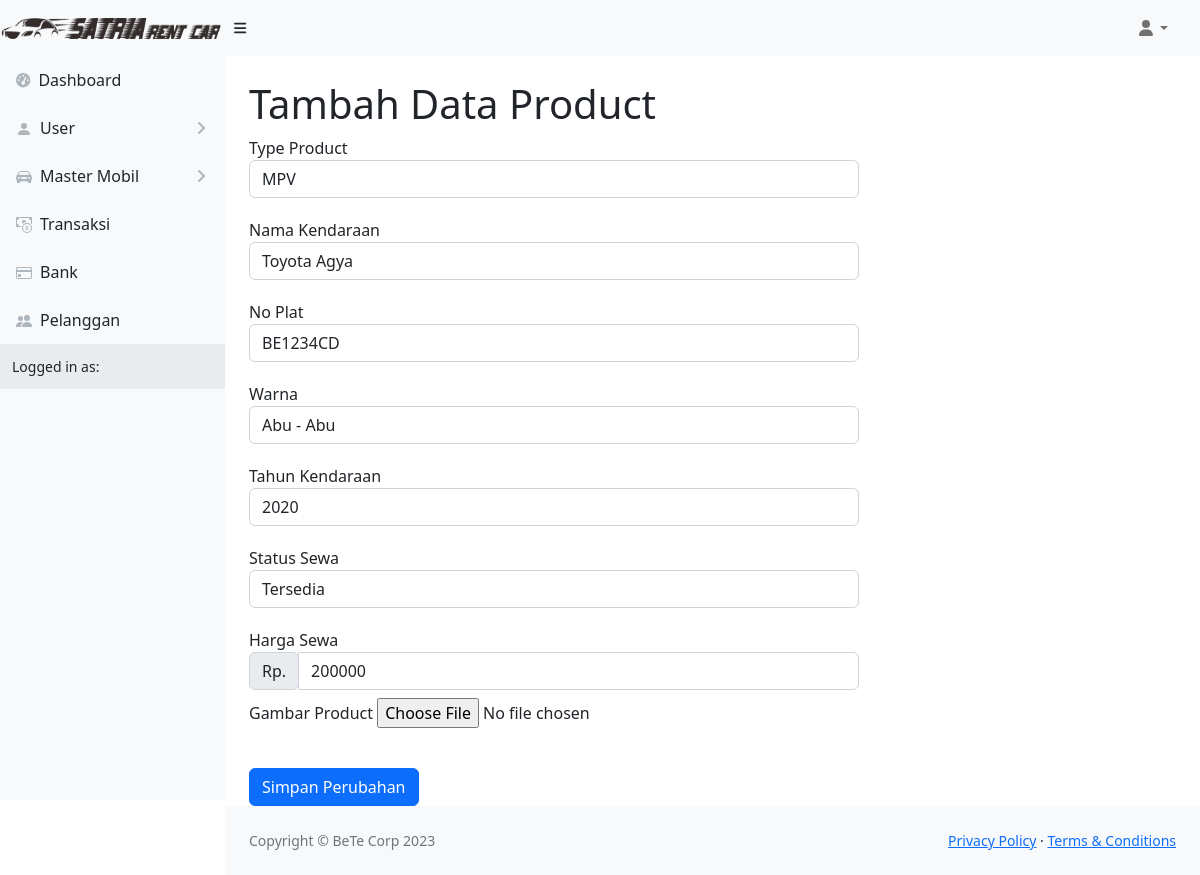
/rentalsatria/edit_mobil.php?id=1 (signed in), run on the app's committed database.
### tables this page shows
CREATE TABLE `tbl_mobil` (
  `id_mobil` int(11) NOT NULL,
  `id_type` int(11) NOT NULL,
  `nama_kendaraan` varchar(128) NOT NULL,
  `no_plat` varchar(20) NOT NULL,
  `warna` varchar(128) NOT NULL,
  `harga` int(11) NOT NULL,
  `gambar` varchar(50) NOT NULL,
  `tahun` int(4) NOT NULL,
  `status_sewa` int(10) NOT NULL
);

CREATE TABLE `tbl_type` (
  `id_type` int(11) NOT NULL,
  `jenis` varchar(50) NOT NULL,
  `kode_type` varchar(5) NOT NULL
);

### rentalsatria/edit_mobil.php (the view, shortened to what this page needs)
<?php
    include 'database/koneksi.php';
    $vid_type = '';
    $vnama_kendaraan = '';
    $vno_plat = '';
    $vwarna = '';
    $vtahun = '';
    $vstatus_sewa = '';
    $vharga = '';
    if(isset($_GET['id'])){
        $view = "SELECT * FROM tbl_mobil WHERE id_mobil = '$_GET[id]'";
        $tampil = mysqli_query($conn, $view);
		$data = mysqli_fetch_array($tampil);
        if($data){
            $vid_type = $data['id_type'];
            $vnama_kendaraan = $data['nama_kendaraan'];
            $vno_plat = $data['no_plat'];
            $vwarna = $data['warna'];
            $vtahun = $data['tahun'];
            $vstatus_sewa = $data['status_sewa'];
            $vharga = $data['harga'];
        } else {
            echo "<script>
					alert('Data tidak ditemukan!');
					document.location='data_mobil.php';
				</script>";
			exit;
        }
    }else {
		echo "<script>
				alert('ID tidak ditemukan!');
				document.location='data_mobil.php';
			</script>";
		exit;
	}
?>
<!DOCTYPE html>
<html lang="en">
<head>
    <link href="https://cdn.jsdelivr.net/npm/simple-datatables@7.1.2/dist/style.min.css" rel="stylesheet" />
    <link href="./css/styles.css" rel="stylesheet" />
</head>
<body class="sb-nav-fixed">
    <nav class="sb-topnav navbar navbar-expand navbar-light bg-light">
        <a class="navbar-brand" href="index.html"><img src="images/logo.png" alt="" style="width:225px;height:40px;"></a>
        <button class="btn btn-link btn-sm order-1 order-lg-0 me-4 me-lg-0" id="sidebarToggle" href="#!"><i
                class="fas fa-bars"></i></button>
        <ul class="navbar-nav ms-auto ms-md-0 me-3 me-lg-4">
            <li class="nav-item dropdown">
                <a class="nav-link dropdown-toggle" id="navbarDropdown" href="#" role="button" data-bs-toggle="dropdown"
                    aria-expanded="false"><i class="fas fa-user fa-fw"></i></a>
            </li>
        </ul>
    </nav>
    <div id="layoutSidenav">
        <div id="layoutSidenav_nav">
            <nav class="sb-sidenav accordion sb-sidenav-light" id="sidenavAccordion">
                <div class="sb-sidenav-menu">
                    <div class="nav">
                        <a class="nav-link" href="admin.php">
                            <div class="sb-nav-link-icon"><i class="fas fa-tachometer-alt"></i></div>
                            Dashboard
                        </a>
                        <a class="nav-link collapsed" href="#" data-bs-toggle="collapse"
                            data-bs-target="#collapseLayouts" aria-expanded="false" aria-controls="collapseLayouts">
                            <div class="sb-nav-link-icon"><svg xmlns="http://www.w3.org/2000/svg" width="16" height="16" fill="currentColor" class="bi bi-person-fill" viewBox="0 0 16 16">
                                <path d="M3 14s-1 0-1-1 1-4 6-4 6 3 6 4-1 1-1 1H3Zm5-6a3 3 0 1 0 0-6 3 3 0 0 0 0 6Z"/>
                            </svg></div>
                            User
                            <div class="sb-sidenav-collapse-arrow"><i class="fas fa-angle-down"></i></div>
                        </a>
                        <a class="nav-link collapsed" href="#" data-bs-toggle="collapse" data-bs-target="#collapsePages"
                            aria-expanded="false" aria-controls="collapsePages">
                            <div class="sb-nav-link-icon"></div>
                            Master Mobil
                            <div class="sb-sidenav-collapse-arrow"><i class="fas fa-angle-down"></i></div>
                        </a>
                        <a class="nav-link" href="transaksi.php">
                            <div class="sb-nav-link-icon"></div>
                            Transaksi
                        </a>
                        <a class="nav-link" href="bank.php">
                            <div class="sb-nav-link-icon"></div>
                            Bank
                        </a>
                        <a class="nav-link" href="pelanggan.php">
                            <div class="sb-nav-link-icon"></div>
                            Pelanggan
                        </a>
                </div>
                <div class="sb-sidenav-footer">
                    <div class="small">Logged in as:</div>
                </div>
            </nav>
        </div>
    <div id="layoutSidenav_content">
    <main>
    <div class="container-fluid px-4">
        <h1 class="mt-4">Tambah Data Product</h1>
        <section class="section dashboard">
            <div class="row">
                <div class="col-12 col-md-8">
                    <form enctype="multipart/form-data" method="POST" accept-charset="utf-8">
                    <div class="form-group">
                        <label for="exampleFormControlSelect1">Type Product</label>
                        <select class="form-control" name="id_type" required="">
                            <?php
                                $query_type = mysqli_query($conn, "SELECT * FROM tbl_type");
                                while ($data = mysqli_fetch_assoc($query_type)) {?>
                                    <option value="<?=$data['id_type']?>" <?=@$vid_type == $data['id_type'] ? 'selected' : ''?>><?=$data['jenis']?></option>
                                <?php }?>
                        </select>
                    </div>
                    <div class="form-group">
                        <label for="exampleInputEmail1">Nama Kendaraan</label>
                        <input type="text" name="nama_kendaraan" class="form-control" placeholder="Nama Kendaraan" required="" value="<?=@$vnama_kendaraan?>">
                    </div>
                    <div class="form-group">
                        <label for="exampleInputEmail1">No Plat</label>
                        <input type="text" name="no_plat" class="form-control" placeholder="Nomor Plat" required="" value="<?=@$vno_plat?>">
                    </div>
                    <div class="form-group">
                        <label for="exampleInputEmail1">Warna</label>
                        <input type="text" name="warna" class="form-control" placeholder="Warna" required="" value="<?=@$vwarna?>">
                    </div>
                    <div class="form-group">
                        <label for="exampleInputEmail1">Tahun Kendaraan</label>
                        <input type="text" name="tahun" class="form-control" placeholder="Tahun Kendaraan" required="" value="<?=@$vtahun?>">
                    </div>
                    <div class="form-group">
                        <label for="exampleFormControlSelect1">Status Sewa</label>
                        <select class="form-control" name="status_sewa" required="">
                            <option value="0" <?=@$vstatus_sewa == '0' ? 'selected' : ''?>>Tersedia</option>
                        </select>
                    </div>
                    <label for="exampleInputEmail1">Harga Sewa</label>
                    <div class="input-group mb-2">
                        <div class="input-group-prepend">
                            <div class="input-group-text">Rp. </div>
                        </div>
                        <input type="text" class="form-control" name="harga" placeholder="Harga Sewa" value="<?=@$vharga?>">
                    </div>
                    <div class="form-group">
                        <label for="exampleFormControlFile1">Gambar Product</label>
                        <input type="file" class="form-control-file" name="gambar">
                    </div>
                    <button type="submit" class="btn btn-primary" name="simpan">Simpan Perubahan</button>
                    </form>
                </div>
            </div>
        </section>
    </div>
    </main>
            <footer class="py-4 bg-light mt-auto">
                <div class="container-fluid px-4">
                    <div class="d-flex align-items-center justify-content-between small">
                        <div class="text-muted">Copyright &copy; BeTe Corp 2023</div>
                        <div>
                            <a href="#">Privacy Policy</a>
                            &middot;
                            <a href="#">Terms &amp; Conditions</a>
                        </div>
                    </div>
                </div>
            </footer>
        </div>
    </div>
</body>
</html>

### rentalsatria/edit_mobil.php (style rules this page uses)
.form-group { margin-bottom: 20px; }
.input-group { margin-bottom: 20px; }
button[type="submit"] { margin-top: 20px; }

### data on the page
tbl_mobil: id_type "MPV", nama_kendaraan "Toyota Agya", no_plat "BE1234CD", warna "Abu - Abu", tahun "2020", status_sewa "Tersedia", harga "200000"
